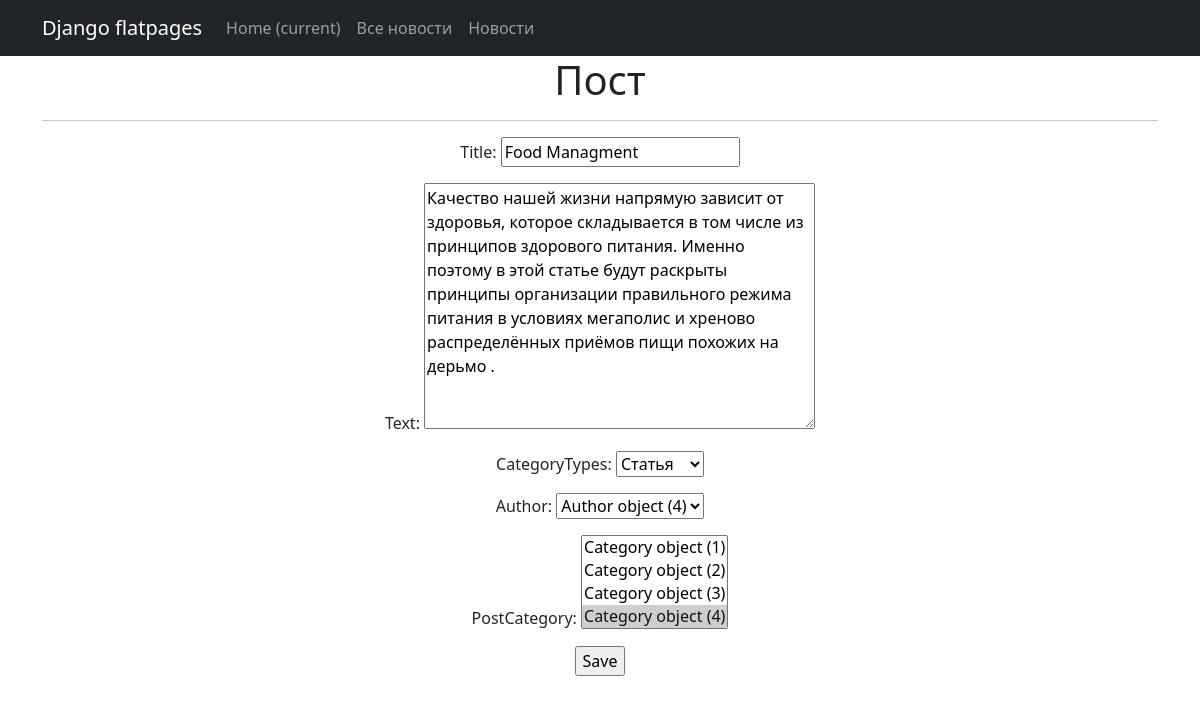
The app's page /news/1/update/ with its own data.
### news/models.py (models this page shows, shortened)
class Post(models.Model):
    author = models.ForeignKey(Author, on_delete=models.CASCADE)
    ARTICLE = "AR"
    NEWS = "NW"
    CATEGORY_CHOICES = (
        (ARTICLE, "Статья"),
        (NEWS, "Новость")
    )
    categoryTypes = models.CharField(max_length=2, choices=CATEGORY_CHOICES, default=ARTICLE)
    dateCreation = models.DateTimeField(auto_now_add=True)
    postCategory = models.ManyToManyField(Category, through="PostCategory")
    title = models.CharField(max_length=256)
    text = models.TextField()
    rating = models.IntegerField(default=0)

### news/views.py (the view)
# urls.py: path('<int:pk>/update/', PostUpdate.as_view(), name='post_update'),
class PostUpdate(UpdateView):
    form_class = PostForm
    model = Post
    template_name = 'post_edit.html'

### news/forms.py (shortened to what this page needs)
class PostForm(forms.ModelForm):
    class Meta:
        model = Post
        fields = [
            'title',
            'text',
            'categoryTypes',
            'author',
            'postCategory'
        ]

### news/templates/post_edit.html (shortened to what this page needs)
{% extends 'flatpages/default.html' %}
{% block content %}
<h1>Пост</h1>
<hr>
<form action="" method="post">
    {{ form.as_p}}
    <input type="submit" value="Save" />
</form>
{% endblock content %}

### records on screen
Post: title "Food Managment", text "Качество нашей жизни напрямую зависит от здоровья, которое складывается в том числе из принципов здорового питания. Именно поэтому в этой статье будут раскрыты принципы организации правильного режима питания в условиях мегаполис и хреново распределённых приёмов пищи похожих на дерьмо .", categoryTypes "Статья", author "Author object (4)"
